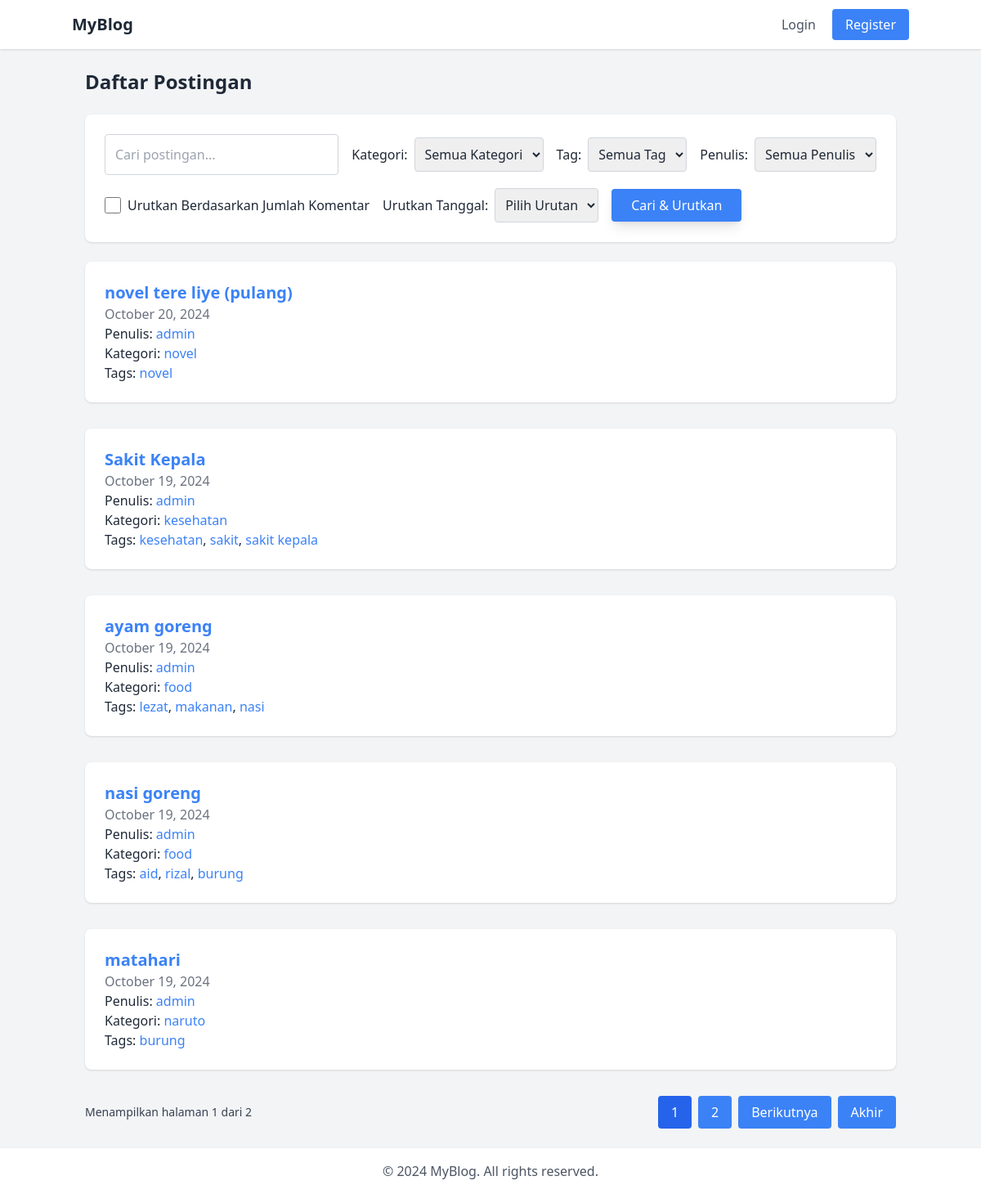
The page /author/admin/ on the database its author committed.
### blog/models.py (models this page shows, shortened)
class Post(models.Model):
    class Status(models.TextChoices):
        DRAFT = 'DF', 'Draft'
        PUBLISHED = 'PB', 'Published'
    title = models.CharField(max_length=250)
    slug = models.SlugField(max_length=250, unique_for_date='publish')
    category = models.ForeignKey(
        Category, on_delete=models.SET_NULL, null=True, related_name='posts'
    )
    author = models.ForeignKey(
        settings.AUTH_USER_MODEL, on_delete=models.CASCADE, related_name='blog_posts'
    )
    body = models.TextField()
    publish = models.DateTimeField(default=timezone.now)
    created = models.DateTimeField(auto_now_add=True)
    updated = models.DateTimeField(auto_now=True)
    status = models.CharField(
        max_length=2, choices=Status.choices, default=Status.DRAFT
    )
    tags = TaggableManager()
    objects = models.Manager()  # Default manager
    published = PublishedManager()  # Custom manager untuk postingan terpublikasi
    class Meta:
        ordering = ['-publish']
        indexes = [
            models.Index(fields=['-publish']),
            models.Index(fields=['slug', 'publish']),
        ]
    def get_absolute_url(self):
        return reverse('blog:post_detail', args=[
            self.publish.year,
            self.publish.month,
            self.publish.day,
            self.slug
        ])

class Category(models.Model):
    name = models.CharField(max_length=100, unique=True)
    slug = models.SlugField(max_length=100, unique=True)
    class Meta:
        ordering = ['name']
    def __str__(self):
        return self.name

### blog/views.py (the view)
# urls.py: path('author/<str:author_username>/', views.post_list_by_author, name='post_list_by_author'),
def post_list_by_author(request, author_username):
    posts = Post.published.filter(author__username=author_username).distinct()
    paginator = Paginator(posts, 5)
    page_number = request.GET.get('page')
    page_obj = paginator.get_page(page_number)
    context = {
        'author_username': author_username,
        'page_obj': page_obj,
    }
    return render(request, 'blog/post_list.html', context)

### blog/models.py (called while the page is built)
    def get_queryset(self):
        return super().get_queryset().filter(status=Post.Status.PUBLISHED)

### blog/templates/blog/post_list.html (shortened to what this page needs)
{% extends 'base.html' %}
{% block content %}
<h1 class="text-2xl font-bold mb-6">Daftar Postingan</h1>
<form method="GET" action="{% url 'blog:post_list' %}" class="mb-6 space-y-4 p-6 bg-white shadow rounded-lg">
    <div class="flex flex-col sm:flex-row sm:space-x-4 space-y-4 sm:space-y-0">
        <div class="flex-grow">
            <input
                type="text"
                name="q"
                placeholder="Cari postingan..."
                value="{{ query }}"
                class="border border-gray-300 p-3 rounded w-full focus:outline-none focus:ring-2 focus:ring-blue-500"
            >
        </div>
        <div class="flex flex-col sm:flex-row sm:space-x-4">
            <label class="flex items-center space-x-2">
                <span>Kategori:</span>
                <select name="category" class="border border-gray-300 p-2 rounded focus:outline-none focus:ring-2 focus:ring-blue-500">
                    <option value="">Semua Kategori</option>
                </select>
            </label>
            <label class="flex items-center space-x-2">
                <span>Tag:</span>
                <select name="tag" class="border border-gray-300 p-2 rounded focus:outline-none focus:ring-2 focus:ring-blue-500">
                    <option value="">Semua Tag</option>
                </select>
            </label>
            <label class="flex items-center space-x-2">
                <span>Penulis:</span>
                <select name="author" class="border border-gray-300 p-2 rounded focus:outline-none focus:ring-2 focus:ring-blue-500">
                    <option value="">Semua Penulis</option>
                </select>
            </label>
        </div>
    </div>
    <div class="flex items-center space-x-4 mt-4">
        <label class="flex items-center space-x-2">
            <input
                type="checkbox"
                name="sort"
                value="comments"
                class="form-checkbox h-5 w-5 text-blue-500"
            >
            <span>Urutkan Berdasarkan Jumlah Komentar</span>
        </label>
        <label class="flex items-center space-x-2">
            <span>Urutkan Tanggal:</span>
            <select name="order" class="border border-gray-300 p-2 rounded focus:outline-none focus:ring-2 focus:ring-blue-500">
                <option value="">Pilih Urutan</option>
            </select>
        </label>
        <button
            type="submit"
            class="bg-blue-500 text-white py-2 px-6 rounded hover:bg-blue-600 shadow-lg transition transform hover:scale-105"
        >
            Cari & Urutkan
        </button>
    </div>
</form>
<div class="space-y-8">
    {% for post in page_obj %}
    <div class="bg-white p-6 shadow rounded-lg">
        <h2 class="text-xl font-semibold">
            <a href="{{ post.get_absolute_url }}" class="text-blue-500 hover:underline">{{ post.title }}</a>
        </h2>
        <p class="text-gray-500">{{ post.publish|date:"F d, Y" }}</p>
        <p>Penulis:
            <a href="{% url 'blog:post_list_by_author' post.author.username %}" class="text-blue-500 hover:underline">{{ post.author.username }}</a>
        </p>
        <p>Kategori:
            <span class="text-blue-500">{{ post.category }}</span>
        </p>
        <p>Tags:
            {% for tag in post.tags.all %}
                <a href="#" class="text-blue-500 hover:underline">{{ tag.name }}</a>{% if not forloop.last %}, {% endif %}
            {% endfor %}
        </p>
    </div>
    {% empty %}
    <p>Tidak ada postingan yang tersedia.</p>
    {% endfor %}
</div>
<div class="mt-8 flex justify-between items-center">
    <span class="text-sm text-gray-700">
        Menampilkan halaman {{ page_obj.number }} dari {{ page_obj.paginator.num_pages }}
    </span>
    <div class="flex space-x-2">
        {% for num in page_obj.paginator.page_range %}
            {% if page_obj.number == num %}
                <span class="py-2 px-4 bg-blue-600 text-white rounded">{{ num }}</span>
            {% elif num > page_obj.number|add:'-3' and num < page_obj.number|add:'3' %}
                <a href="?page={{ num }}&{{ request.GET.urlencode }}" class="py-2 px-4 bg-blue-500 text-white rounded hover:bg-blue-600">{{ num }}</a>
            {% endif %}
        {% endfor %}
        {% if page_obj.has_next %}
            <a href="?page={{ page_obj.next_page_number }}&{{ request.GET.urlencode }}" class="bg-blue-500 text-white py-2 px-4 rounded hover:bg-blue-600">Berikutnya</a>
            <a href="?page={{ page_obj.paginator.num_pages }}&{{ request.GET.urlencode }}" class="bg-blue-500 text-white py-2 px-4 rounded hover:bg-blue-600">Akhir</a>
        {% endif %}
    </div>
</div>
{% endblock %}

### rows shown on the page
Post: title "novel tere liye (pulang)", publish "October 20, 2024", author.username "admin", category "novel"
Tag: name "novel"
Post: title "Sakit Kepala", publish "October 19, 2024", author.username "admin", category "kesehatan"
Tag: name "kesehatan"
Tag: name "sakit"
Tag: name "sakit kepala"
Post: title "ayam goreng", publish "October 19, 2024", author.username "admin", category "food"
Tag: name "lezat"
Tag: name "makanan"
Tag: name "nasi"
Post: title "nasi goreng", publish "October 19, 2024", author.username "admin", category "food"
Tag: name "aid"
Tag: name "rizal"
Tag: name "burung"
Post: title "matahari", publish "October 19, 2024", author.username "admin", category "naruto"

### other values the page prints
{{ page_obj.number }} "1"
{{ page_obj.paginator.num_pages }} "2"
{{ num }} "1"
{{ num }} "2"
